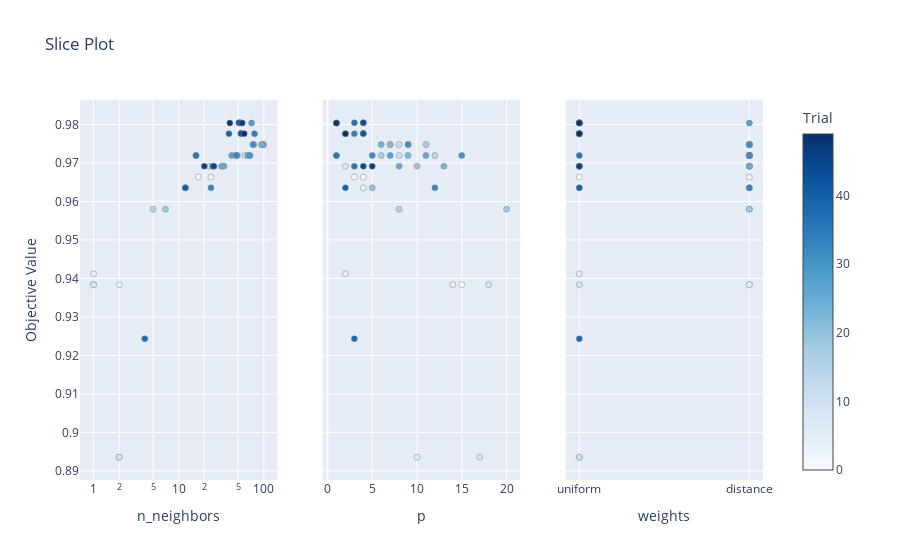

Here is the notebook cell this chart was saved with:
### Markdown cell above
Для примера визуалиризуем некоторые статистики у оптимизации без прунера и сэмплера

### Code cell
plot_slice(search.study).show()

### Figure 1 — Plotly figure (JSON) as saved in the notebook; plotly's stock layout.template omitted (floating-point values rounded to 4 significant figures)
{"data": [{"marker": {"color": [0, 1, 2, 3, 4, 5, 6, 7, 8, 9, 10, 11, 12, 13, 14, 15, 16, 17, 18, 19, 20, 21, 22, 23, 24, 25, 26, 27, 28, 29, 30, 31, 32, 33, 34, 35, 36, 37, 38, 39, 40, 41, 42, 43, 44, 45, 46, 47, 48, 49], "colorbar": {"title": {"text": "Trial"}, "x": 1, "xpad": 40, "y": 0.5}, "colorscale": [[0, "rgb(247,251,255)"], [0.125, "rgb(222,235,247)"], [0.25, "rgb(198,219,239)"], [0.375, "rgb(158,202,225)"], [0.5, "rgb(107,174,214)"], [0.625, "rgb(66,146,198)"], [0.75, "rgb(33,113,181)"], [0.875, "rgb(8,81,156)"], [1, "rgb(8,48,107)"]], "line": {"color": "Grey", "width": 0.5}, "showscale": true}, "mode": "markers", "name": "Feasible Trial", "showlegend": false, "type": "scatter", "x": [1, 17, 24, 12, 2, 1, 2, 23, 1, 2, 60, 77, 76, 100, 49, 5, 47, 94, 7, 34, 12, 99, 67, 34, 96, 32, 65, 42, 72, 16, 69, 75, 48, 24, 78, 25, 16, 53, 4, 39, 12, 54, 54, 51, 53, 26, 20, 56, 40, 59], "xaxis": "x", "y": [0.9384, 0.9664, 0.9663, 0.9635, 0.9384, 0.9412, 0.8935, 0.9691, 0.9384, 0.8935, 0.9719, 0.9748, 0.9748, 0.9748, 0.9719, 0.958, 0.9719, 0.9748, 0.958, 0.9692, 0.9635, 0.9748, 0.9719, 0.9692, 0.9748, 0.9692, 0.9719, 0.9719, 0.9804, 0.9719, 0.9719, 0.9748, 0.9719, 0.9635, 0.9776, 0.9691, 0.9719, 0.9804, 0.9243, 0.9776, 0.9635, 0.9776, 0.9776, 0.9804, 0.9804, 0.9691, 0.9691, 0.9804, 0.9804, 0.9776], "yaxis": "y"}, {"marker": {"color": [0, 1, 2, 3, 4, 5, 6, 7, 8, 9, 10, 11, 12, 13, 14, 15, 16, 17, 18, 19, 20, 21, 22, 23, 24, 25, 26, 27, 28, 29, 30, 31, 32, 33, 34, 35, 36, 37, 38, 39, 40, 41, 42, 43, 44, 45, 46, 47, 48, 49], "colorbar": {"title": {"text": "Trial"}, "x": 1, "xpad": 40}, "colorscale": [[0, "rgb(247,251,255)"], [0.125, "rgb(222,235,247)"], [0.25, "rgb(198,219,239)"], [0.375, "rgb(158,202,225)"], [0.5, "rgb(107,174,214)"], [0.625, "rgb(66,146,198)"], [0.75, "rgb(33,113,181)"], [0.875, "rgb(8,81,156)"], [1, "rgb(8,48,107)"]], "line": {"color": "Grey", "width": 0.5}, "showscale": false}, "mode": "markers", "name": "Feasible Trial", "showlegend": false, "type": "scatter", "x": [15, 3, 4, 4, 14, 2, 10, 2, 18, 17, 8, 8, 9, 7, 12, 8, 6, 11, 20, 10, 5, 7, 9, 13, 6, 8, 11, 7, 1, 1, 15, 9, 5, 12, 3, 3, 1, 3, 3, 2, 2, 4, 4, 4, 4, 4, 5, 1, 1, 2], "xaxis": "x2", "y": [0.9384, 0.9664, 0.9663, 0.9635, 0.9384, 0.9412, 0.8935, 0.9691, 0.9384, 0.8935, 0.9719, 0.9748, 0.9748, 0.9748, 0.9719, 0.958, 0.9719, 0.9748, 0.958, 0.9692, 0.9635, 0.9748, 0.9719, 0.9692, 0.9748, 0.9692, 0.9719, 0.9719, 0.9804, 0.9719, 0.9719, 0.9748, 0.9719, 0.9635, 0.9776, 0.9691, 0.9719, 0.9804, 0.9243, 0.9776, 0.9635, 0.9776, 0.9776, 0.9804, 0.9804, 0.9691, 0.9691, 0.9804, 0.9804, 0.9776], "yaxis": "y2"}, {"marker": {"color": [0, 1, 2, 3, 4, 5, 6, 7, 8, 9, 10, 11, 12, 13, 14, 15, 16, 17, 18, 19, 20, 21, 22, 23, 24, 25, 26, 27, 28, 29, 30, 31, 32, 33, 34, 35, 36, 37, 38, 39, 40, 41, 42, 43, 44, 45, 46, 47, 48, 49], "colorbar": {"title": {"text": "Trial"}, "x": 1, "xpad": 40}, "colorscale": [[0, "rgb(247,251,255)"], [0.125, "rgb(222,235,247)"], [0.25, "rgb(198,219,239)"], [0.375, "rgb(158,202,225)"], [0.5, "rgb(107,174,214)"], [0.625, "rgb(66,146,198)"], [0.75, "rgb(33,113,181)"], [0.875, "rgb(8,81,156)"], [1, "rgb(8,48,107)"]], "line": {"color": "Grey", "width": 0.5}, "showscale": false}, "mode": "markers", "name": "Feasible Trial", "showlegend": false, "type": "scatter", "x": ["distance", "uniform", "distance", "uniform", "distance", "uniform", "uniform", "distance", "uniform", "uniform", "distance", "distance", "distance", "distance", "distance", "distance", "distance", "distance", "distance", "distance", "distance", "distance", "distance", "distance", "distance", "distance", "distance", "distance", "distance", "distance", "distance", "distance", "distance", "distance", "uniform", "uniform", "uniform", "uniform", "uniform", "uniform", "uniform", "uniform", "uniform", "uniform", "uniform", "uniform", "uniform", "uniform", "uniform", "uniform"], "xaxis": "x3", "y": [0.9384, 0.9664, 0.9663, 0.9635, 0.9384, 0.9412, 0.8935, 0.9691, 0.9384, 0.8935, 0.9719, 0.9748, 0.9748, 0.9748, 0.9719, 0.958, 0.9719, 0.9748, 0.958, 0.9692, 0.9635, 0.9748, 0.9719, 0.9692, 0.9748, 0.9692, 0.9719, 0.9719, 0.9804, 0.9719, 0.9719, 0.9748, 0.9719, 0.9635, 0.9776, 0.9691, 0.9719, 0.9804, 0.9243, 0.9776, 0.9635, 0.9776, 0.9776, 0.9804, 0.9804, 0.9691, 0.9691, 0.9804, 0.9804, 0.9776], "yaxis": "y3"}], "layout": {"autosize": true, "title": {"text": "Slice Plot"}, "xaxis": {"anchor": "y", "autorange": true, "domain": [0, 0.2889], "range": [-0.1486, 2.149], "title": {"text": "n_neighbors"}, "type": "log"}, "xaxis2": {"anchor": "y2", "autorange": true, "domain": [0.3556, 0.6444], "range": [-0.412, 21.41], "title": {"text": "p"}, "type": "linear"}, "xaxis3": {"anchor": "y3", "autorange": true, "categoryarray": ["uniform", "distance"], "categoryorder": "array", "domain": [0.7111, 1], "range": [-0.07432, 1.074], "title": {"text": "weights"}, "type": "category"}, "yaxis": {"anchor": "x", "autorange": true, "domain": [0, 1], "range": [0.8864, 0.9876], "title": {"text": "Objective Value"}, "type": "linear"}, "yaxis2": {"anchor": "x2", "autorange": true, "domain": [0, 1], "matches": "y", "range": [0.8864, 0.9876], "showticklabels": false, "type": "linear"}, "yaxis3": {"anchor": "x3", "autorange": true, "domain": [0, 1], "matches": "y", "range": [0.8864, 0.9876], "showticklabels": false, "type": "linear"}}}
